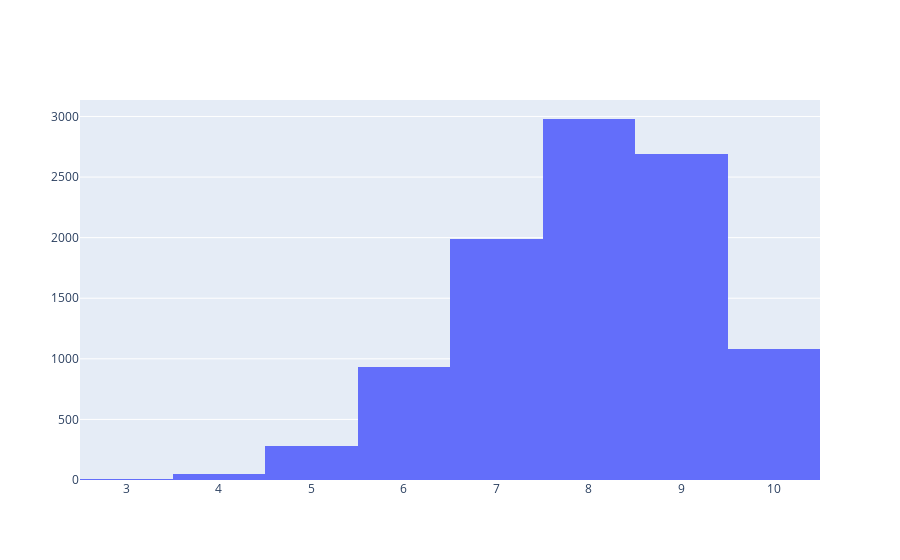

The notebook cell saved with this chart:
### Code cell
from scipy.stats import binom
data_binom = binom.rvs(n=10,p=0.8,size=10000)
fig = go.Figure(data=[go.Histogram(x=data_binom)])
fig.show()

### Figure 1 — Plotly figure (JSON) as saved in the notebook; plotly's stock layout.template omitted (floating-point values rounded to 4 significant figures; data arrays with more than 128 entries replaced by an {"elided": "..."} marker saying what was removed)
{"data": [{"type": "histogram", "x": {"elided": "10000 int values"}}], "layout": {}}
